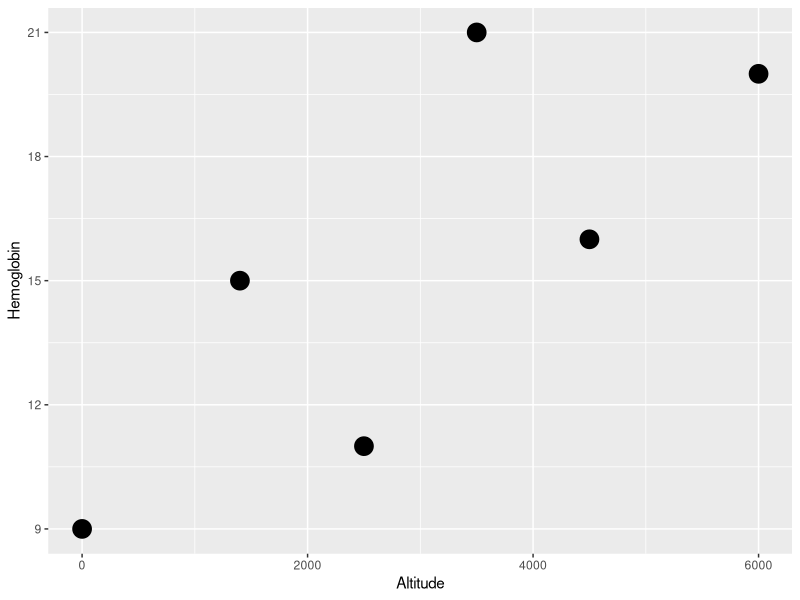
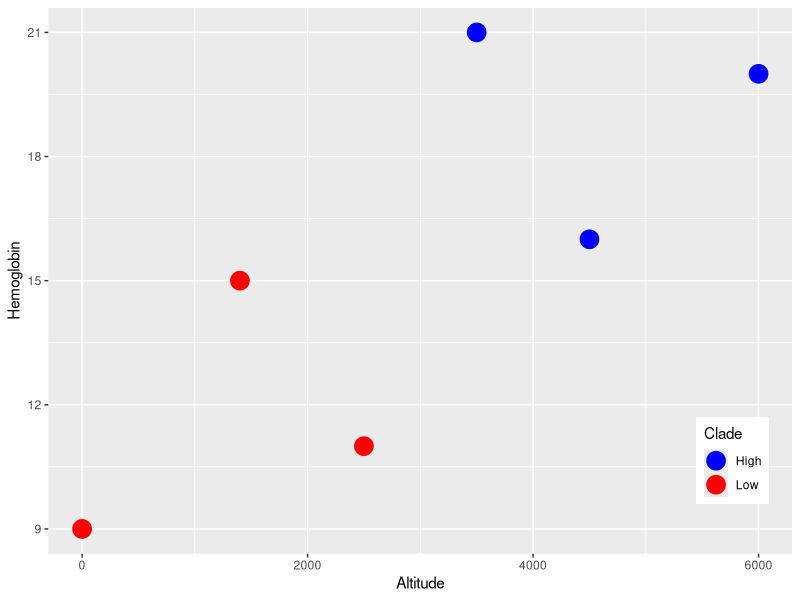
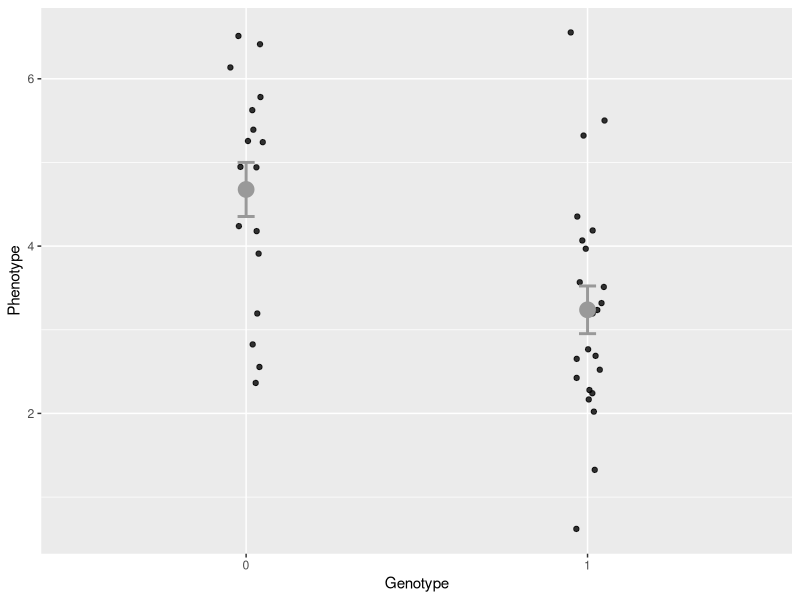
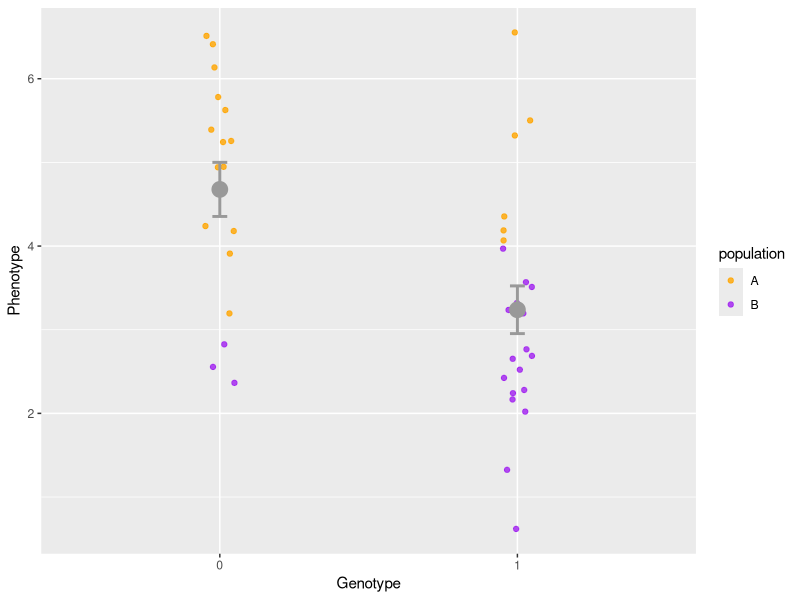

Generate these figures, in order, with R:
## ---- chunk 1
library(tidyverse)
library(cowplot)
library(readxl)
## ---- chunk 2
ex.dat <- data.frame(Altitude = c(0, 1400, 2500, 3500, 4500, 6000),
                     Hemoglobin = c(9, 15, 11, 21, 16, 20),
                     Clade = rep(c('Low', 'High'),each = 3)) 
ggplot(ex.dat, aes(x = Altitude, y = Hemoglobin)) +
  geom_point(size = 6)
## ---- chunk 3
ggplot(ex.dat, aes(x = Altitude, y = Hemoglobin, color = Clade)) +
  geom_point(size = 6) +
  scale_color_manual(values = c("blue", "red")) +
  theme(legend.position = c(0.92, 0.17))
## ---- chunk 4
set.seed(23141)

pop <- data.frame('population' = rep(c('A', 'B'), each = 20), 
                  'genotype' = c(c(rep(0, 14), rep(1, 6)),
                                 c(rep(0, 3), rep(1, 17))),
                  'phenotype' = c(rnorm(20, 5), rnorm(20, 3)))

ggplot(pop, aes(x = as.factor(genotype), y = phenotype)) +
  geom_point(position = position_jitter(0.05), alpha = 0.8) +
  labs(x = 'Genotype', y = "Phenotype") +
  stat_summary(fun.y = mean, geom = "point", size = 5,
               color = "grey60") + 
  stat_summary(fun.data = mean_se, geom = "errorbar",
               width = 0.05,
               color = "grey60", size = 1)
## ---- chunk 5

ggplot(pop, aes(x = as.factor(genotype), y = phenotype,
                color = population)) +
  geom_point(position = position_jitter(0.05), alpha = 0.8) +
  labs(x = 'Genotype', y = "Phenotype") +
  stat_summary(fun.y = mean, geom = "point", size = 5,
               color = "grey60") + 
  stat_summary(fun.data = mean_se, geom = "errorbar",
               width = 0.05,
               color = "grey60", size = 1) +
  scale_color_manual(values = c("orange", "purple"))
